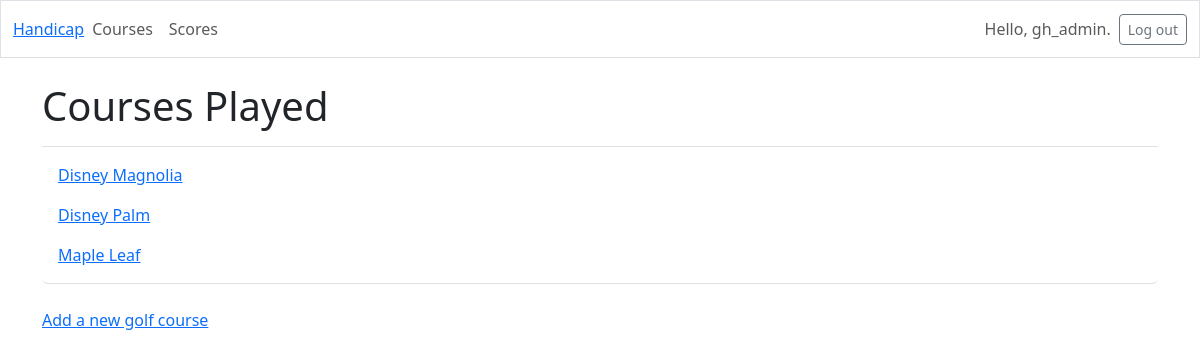
/courses/ (signed in), run on the app's committed database.
### golf_handicap/models.py (models this page shows, shortened)
class Course(models.Model):
    course_name = models.CharField(max_length=200)
    location = models.CharField(max_length=200)
    date_added = models.DateTimeField(auto_now_add=True)

### golf_handicap/views.py (the view)
# urls.py: path('courses/', views.courses, name='courses'),
@login_required
def courses(request):
    courses = Course.objects.order_by('course_name')
    context = {'courses': courses}
    return render(request, 'golf_handicap/courses.html', context)

### golf_handicap/templates/golf_handicap/courses.html
{% extends 'golf_handicap/base.html' %}
{% block page_header %}
  <h1>Courses Played</h1>
{% endblock page_header %}
{% block content %}
  <ul class="list-group border-bottom pb-2 mb-4">
    {% for course in courses %}
      <li class="list-group-item border-0">
        <a href="{% url 'golf_handicap:course' course.id %}">{{ course.course_name }}</a>
      </li>
    {% empty %}
      <li class="list-group-item border-0"> No courses have been played yet.</li>
    {% endfor %}
  </ul>
  <a href="{% url 'golf_handicap:new_course' %}">Add a new golf course</a>
{% endblock content %}

### golf_handicap/templates/golf_handicap/base.html (shortened to what this page needs)
{% load django_bootstrap5 %}
{% load bootstrap_icons %}
<!doctype html>
<html lang="en">
<head>
  {% bootstrap_css %}
</head>
<body>
  <nav class="navbar navbar-expand-md navbar-light mb-4 border">
    <div class="container-fluid">
      <a class="navbard-brand" href="{% url 'golf_handicap:index' %}">Handicap</a>
      <div class="collapse navbar-collapse" id="navbarCollapse">
        <ul class="navbar-nav me-auto mb-2 mb-md-0">
          <li class="nav-item">
            <a class="nav-link" href="{% url 'golf_handicap:courses' %}">Courses</a></li>
            <li class="nav-item">
            <a class="nav-link" href="{% url 'golf_handicap:scores' %}">Scores</a></li>
        </ul>
        <ul class="navbar-nav ms-auto mb-2 mb-md-0">
          {% if user.is_authenticated %}
            <li class="nav-item">
              <span class="navbar-text me-2">Hello, {{user.username }}.</span></li>
          {% else %}
            <li class="nav-item">
              <a class="nav-link" href="{% url 'accounts:login' %}">
          {% endif %}
        </ul>
        {% if user.is_authenticated %}
          <form action="{% url 'accounts:logout' %}" method='post'>
            <button name='submit' class='btn btn-outline-secondary btn-sm'>
              Log out</button>
          </form>
        {% endif %}
      </div>
    </div>
  </nav>
  <main class="container">
    <div class="pb-2 mb-2 border-bottom">
      {% block page_header %}{% endblock page_header %}
    </div>
    <div>
      {% block content %}{% endblock content %}
    </div>
  </main>
</body>
</html>

### data on the page
Course: course_name "Disney Magnolia"
Course: course_name "Disney Palm"
Course: course_name "Maple Leaf"

### other printed values
{{ user.username }} "gh_admin"
